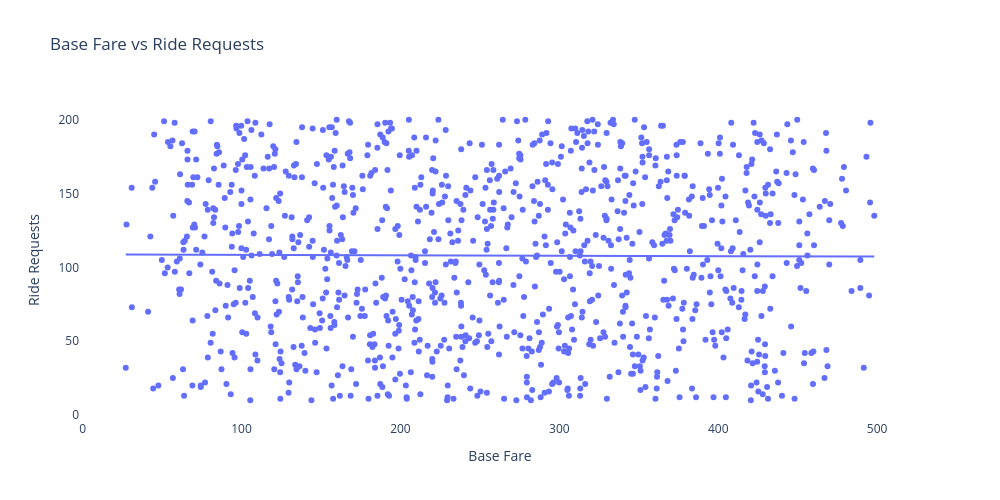

Notebook cell for this chart:
### Code cell
fig = px.scatter(
    df,
    x="Base_Fare",
    y="Ride_Requests",
    title="Base Fare vs Ride Requests",
    labels={
        "Base_Fare": "Base Fare",
        "Ride_Requests": "Ride Requests"
    },
    trendline="ols"
)

fig.update_layout(
    width=1000,
    height=500,
    plot_bgcolor="white"
)

fig.show()

### Figure 1 — Plotly figure (JSON) as saved in the notebook; plotly's stock layout.template omitted (floating-point values rounded to 4 significant figures; data arrays with more than 128 entries replaced by an {"elided": "..."} marker saying what was removed)
{"data": [{"hovertemplate": "Base Fare=%{x}<br>Ride Requests=%{y}<extra></extra>", "legendgroup": "", "marker": {"color": "#636efa", "symbol": "circle"}, "mode": "markers", "name": "", "orientation": "v", "showlegend": false, "type": "scatter", "x": {"elided": "1000 float values"}, "xaxis": "x", "y": {"elided": "1000 int values"}, "yaxis": "y"}, {"hovertemplate": "<b>OLS trendline</b><br>Ride_Requests = -0.00307815 * Base_Fare + 108.84<br>R<sup>2</sup>=0.000043<br><br>Base Fare=%{x}<br>Ride Requests=%{y} <b>(trend)</b><extra></extra>", "legendgroup": "", "marker": {"color": "#636efa", "symbol": "circle"}, "mode": "lines", "name": "", "showlegend": false, "type": "scatter", "x": {"elided": "1000 float values"}, "xaxis": "x", "y": {"elided": "1000 float values"}, "yaxis": "y"}], "layout": {"height": 500, "legend": {"tracegroupgap": 0}, "plot_bgcolor": "white", "title": {"text": "Base Fare vs Ride Requests"}, "width": 1000, "xaxis": {"anchor": "y", "domain": [0, 1], "title": {"text": "Base Fare"}}, "yaxis": {"anchor": "x", "domain": [0, 1], "title": {"text": "Ride Requests"}}}}
